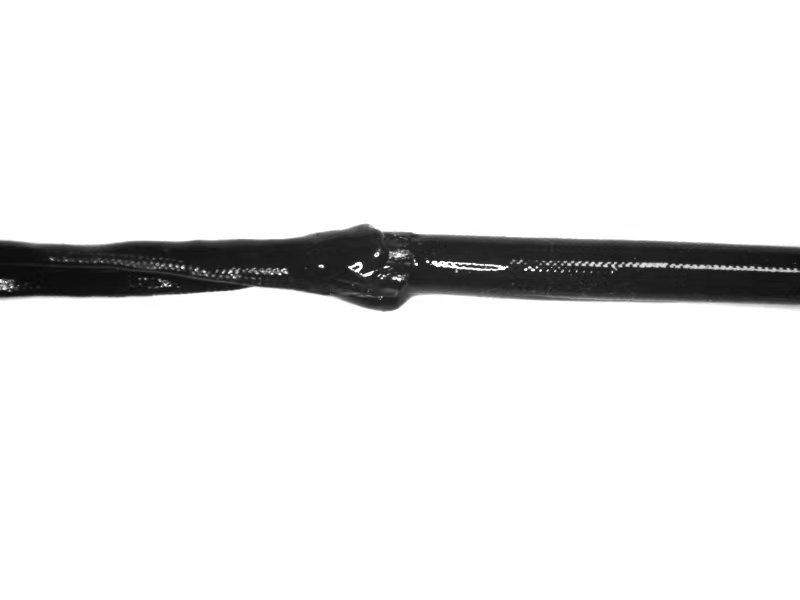
#> input picture Scripts/DefectDetection/images/1.jpg, 800 x 600 px; its folder holds 4 pictures in this run
$ python detect.py
#> lines starting #> are read from the running program, lines starting #| are printed output that depends on the picture; after the words box and inside, x2 and y2 are one past the last pixel; in counts of white or black regions, pixels touching at a corner belong together
import os
import cv2
import numpy as np
import matplotlib.pyplot as plt

# 列出 'images' 目录中的所有图片
images_directory = 'images'
image_files = [f for f in os.listdir(images_directory) if os.path.isfile(os.path.join(images_directory, f))]

# 定义一个函数来处理单个图像
def process_image(image_path):
    ############################################
    # 读取图像，并转化成灰度图
    ############################################
    # 读取图像
#> called with image_path = 'images/1.jpg'
    image = cv2.imread(image_path, cv2.IMREAD_COLOR)
#> image is the input picture: shape (600, 800, 3); min 8, max 255, mean 234.7
    if image is None:
        print(f"Error loading image {image_path}")
        return None
    # 转换颜色空间到灰度
    gray = cv2.cvtColor(image, cv2.COLOR_BGR2GRAY)

    ############################################
    # 斑点检测
    ############################################
    # 应用阈值
    _, thresh = cv2.threshold(gray, 240, 255, cv2.THRESH_BINARY)
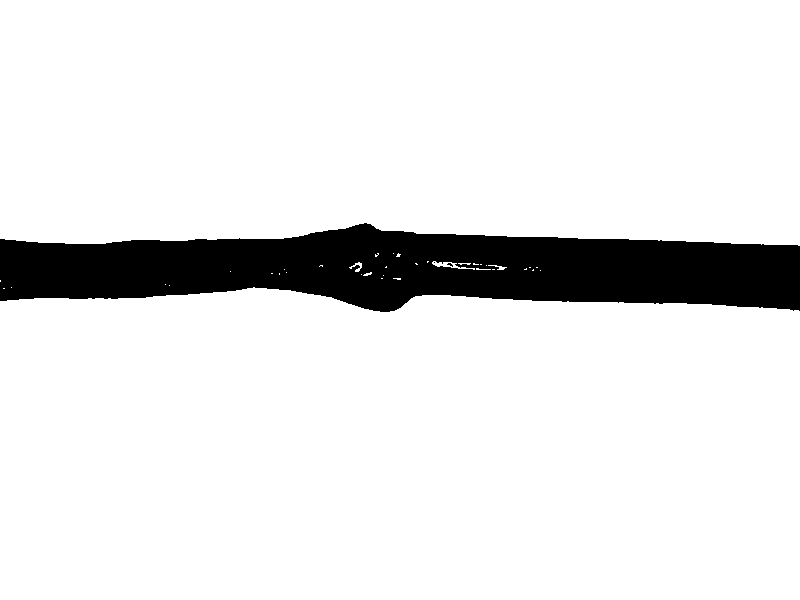
#> thresh: shape (600, 800); 89.9% white; 3 black regions (2 under 20 px), largest, box (x1, y1, x2, y2) and area: (0, 223, 800, 312) 48543
    # 使用形态学操作去噪和连接斑点
    kernel = np.ones((3,8),np.uint8)
    opening = cv2.morphologyEx(thresh, cv2.MORPH_CLOSE, kernel, iterations=3)
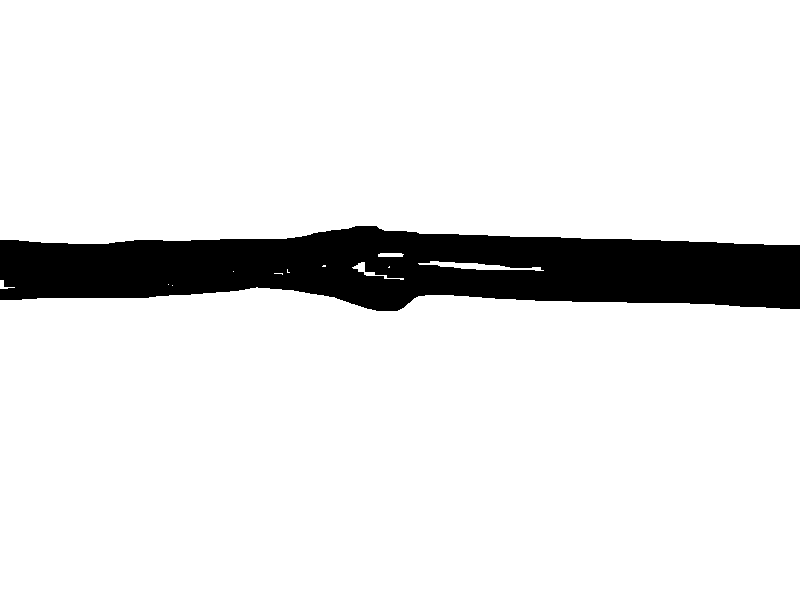
#> opening: shape (600, 800); 90% white; 1 black region
    # 确定斑点位置
    contours, _ = cv2.findContours(opening, cv2.RETR_EXTERNAL, cv2.CHAIN_APPROX_SIMPLE)
#> contours = 13 contours, 7 with area under 20; largest, box (x1, y1, x2, y2) and area: (0, 287, 800, 600) 239306, (0, 0, 800, 245) 189780, (418, 261, 544, 271) 378, (352, 262, 404, 280) 106, (378, 253, 404, 257) 70, (0, 280, 15, 289) 29
    # 设置面积阈值
    area_threshold = 5000  # 根据需要调整这个值
    # 过滤面积大于阈值的斑点
    filtered_contours = [contour for contour in contours if cv2.contourArea(contour) < area_threshold]
#> filtered_contours = 11 contours, 7 with area under 20; largest, box (x1, y1, x2, y2) and area: (418, 261, 544, 271) 378, (352, 262, 404, 280) 106, (378, 253, 404, 257) 70, (0, 280, 15, 289) 29
    # 在原图上绘制过滤后的斑点位置
    contour_image = image.copy()
    cv2.drawContours(contour_image, filtered_contours, -1, (0, 255, 0), 2)
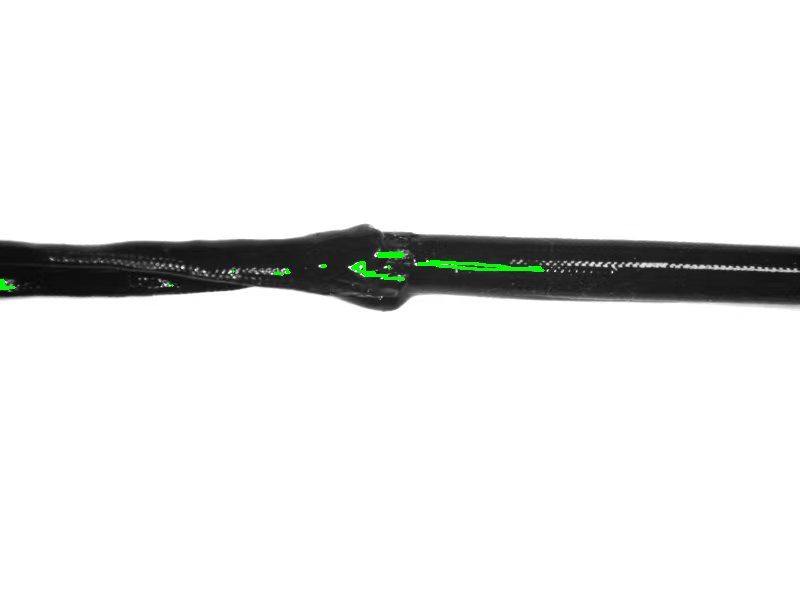
#> contour_image: shape (600, 800, 3); 0.28% of pixels changed, all inside (x1, y1, x2, y2) = (0, 252, 545, 290)

    ############################################
    # 直线检测
    ############################################
    # 使用Canny边缘检测
    edges = cv2.Canny(gray, 50, 150, apertureSize=3)
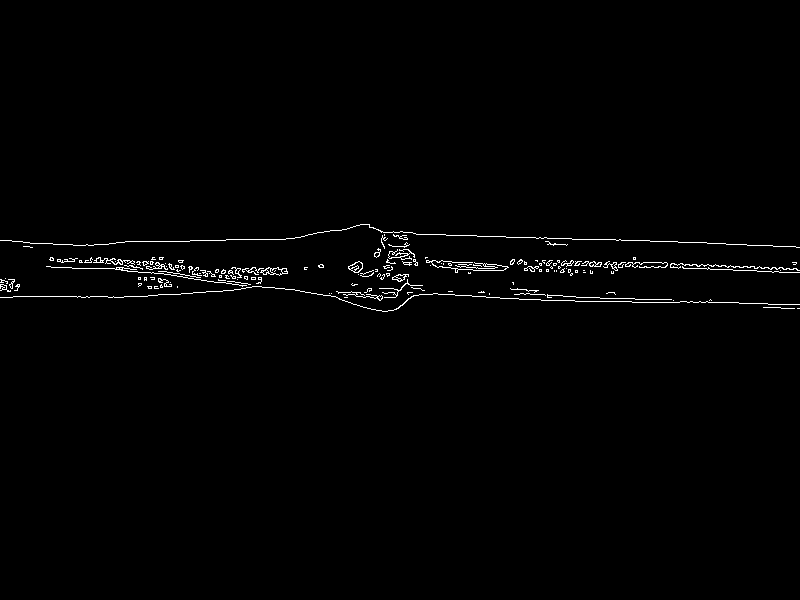
#> edges: shape (600, 800); 1.1% white in thin lines or dots, all inside (x1, y1, x2, y2) = (0, 224, 800, 312)
    # 使用霍夫变换检测直线
    lines = cv2.HoughLinesP(edges, 1, np.pi / 180, 100, minLineLength=100, maxLineGap=10)
#> lines = [[589, 239, 746, 244], [541, 300, 672, 302], [72, 268, 198, 268], [535, 260, 660, 266], [13, 296, 147, 296], [116, 242, 225, 240]]
    # 判断直线数量和形状
    if lines is not None:
        # 假设两条直线都应该是垂直或水平的
        angles = []
        for line in lines:
            x1, y1, x2, y2 = line[0]
            angle = np.arctan2(y2 - y1, x2 - x1) * 180 / np.pi
            angles.append(angle)
#> this loop made 6 passes
#> (x1, y1, x2, y2, angle) on passes 1 to 6: (589, 239, 746, 244, 1.82), (541, 300, 672, 302, 0.875), (72, 268, 198, 268, 0), (535, 260, 660, 266, 2.75), (13, 296, 147, 296, 0), (116, 242, 225, 240, -1.05)
#> after the loop, angles = [1.82, 0.875, 0, 2.75, 0, -1.05]
        # 判断角度是否接近垂直或水平 判断斑点个数是否小于等于2
        if all(abs(angle) < 5 or abs(angle - 90) < 5 for angle in angles) and (len(filtered_contours) <= 2):
            # 在图像上标注“合格”
            cv2.putText(image, 'OK', (50, 50), cv2.FONT_HERSHEY_SIMPLEX, 1, (0, 255, 0), 2, cv2.LINE_AA)
        else:
            # 在图像上标注“不合格”
            cv2.putText(image, 'NG', (50, 50), cv2.FONT_HERSHEY_SIMPLEX, 1, (0, 0, 255), 2, cv2.LINE_AA)
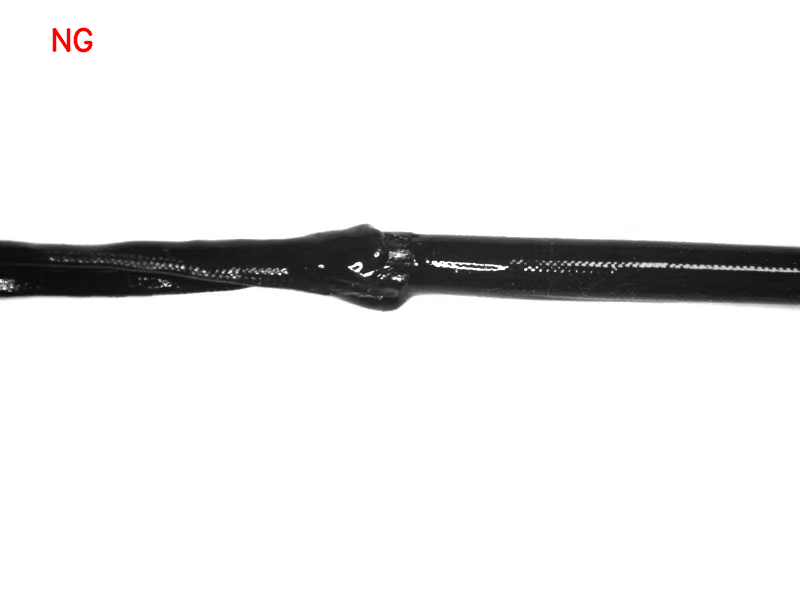
#> image: shape (600, 800, 3); 0.13% of pixels changed, all inside (x1, y1, x2, y2) = (52, 27, 93, 53)
    else:
        # 如果不是两条直线，标注“不合格”
        cv2.putText(image, 'NG', (50, 50), cv2.FONT_HERSHEY_SIMPLEX, 1, (0, 0, 255), 2, cv2.LINE_AA)
    # 转换颜色空间到RGB
    image = cv2.cvtColor(image, cv2.COLOR_BGR2RGB)
    return image, contour_image, edges

# 创建子图网格
fig, axs = plt.subplots(len(image_files), 3, figsize=(20, 5 * len(image_files)))
fig.tight_layout(pad=3.0)

# 遍历所有图片并处理
for i, image_file in enumerate(image_files):
    image_path = os.path.join(images_directory, image_file)
    processed_images = process_image(image_path)
    if processed_images is not None:
        original, contours, edges = processed_images
        axs[i, 0].imshow(original)
        axs[i, 0].set_title('Original Image')
        axs[i, 0].axis('off')

        axs[i, 1].imshow(contours)
        axs[i, 1].set_title('Contours')
        axs[i, 1].axis('off')

        axs[i, 2].imshow(edges, cmap='gray')
        axs[i, 2].set_title('Edges')
        axs[i, 2].axis('off')
#> pass 2 of the loop `for i, image_file in enumerate(image_files):`:
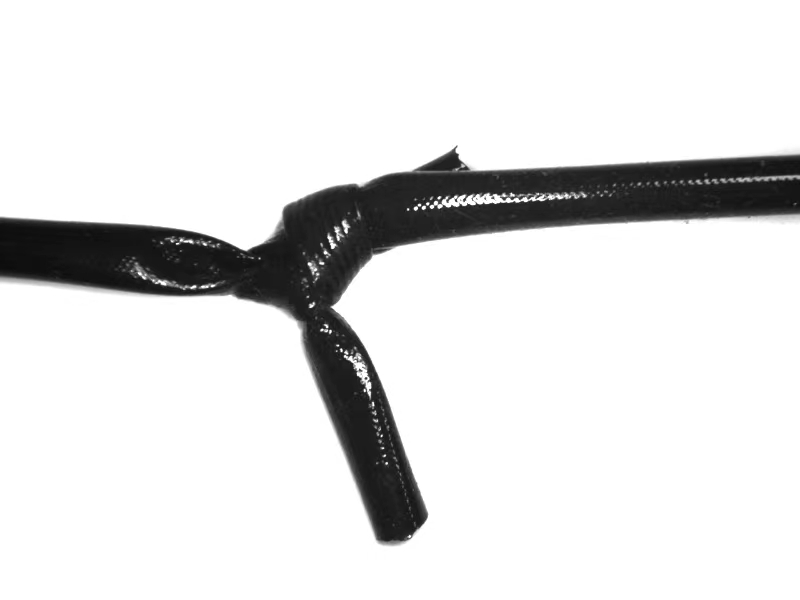
#> input picture Scripts/DefectDetection/images/2.jpg, 800 x 600 px
#> in process_image, image is the input picture: shape (600, 800, 3); min 12, max 255, mean 225.1
#> thresh: shape (600, 800); 85.2% white; 2 black regions (1 under 20 px), largest, box (x1, y1, x2, y2) and area: (0, 145, 800, 547) 71140
#> opening: shape (600, 800); 85.6% white; 1 black region
#> contours = 18 contours, 14 with area under 20; largest, box (x1, y1, x2, y2) and area: (0, 220, 800, 600) 256878, (0, 0, 800, 250) 150133, (411, 193, 571, 210) 858, (331, 222, 350, 249) 102
#> filtered_contours = 16 contours, 14 with area under 20; largest, box (x1, y1, x2, y2) and area: (411, 193, 571, 210) 858, (331, 222, 350, 249) 102
#> contour_image: shape (600, 800, 3); 0.33% of pixels changed, all inside (x1, y1, x2, y2) = (140, 192, 572, 465)
#> in process_image (call 2), `edges = cv2.Canny(gray, 50, 150, apertureSize=3)`:
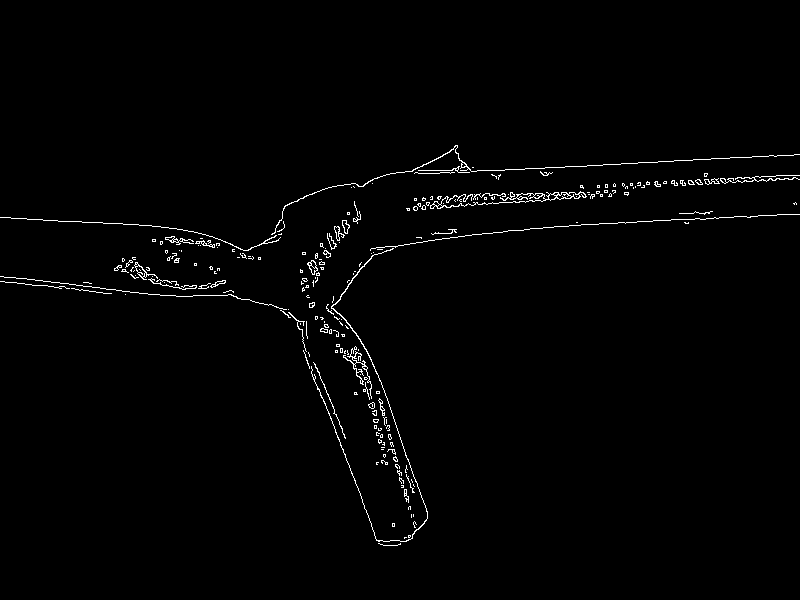
#> edges: shape (600, 800); 1.3% white in thin lines or dots, all inside (x1, y1, x2, y2) = (0, 145, 800, 546)
#> lines = [[426, 173, 799, 154], [684, 219, 797, 214], [428, 240, 571, 225], [0, 217, 160, 226], [623, 186, 791, 175], [407, 210, 515, 201], [674, 185, 797, 178], [0, 276, 162, 295], [303, 351, 345, 455], [572, 225, 683, 219], [505, 199, 612, 190], [418, 203, 521, 196]]
#> the loop in process_image (call 2), `for line in lines:` made 12 passes
#> (x1, y1, x2, y2, angle) on passes 1 to 8: (426, 173, 799, 154, -2.92), (684, 219, 797, 214, -2.53), (428, 240, 571, 225, -5.99), (0, 217, 160, 226, 3.22), (623, 186, 791, 175, -3.75), (407, 210, 515, 201, -4.76), (674, 185, 797, 178, -3.26), (0, 276, 162, 295, 6.69)
#> after the loop in process_image (call 2), `for line in lines:`: angles = [-2.92, -2.53, -5.99, 3.22, -3.75, -4.76, -3.26, 6.69, 68.01, -3.09, -4.81, -3.89]
#> in process_image (call 2), `cv2.putText(image, 'NG', (50, 50), cv2.FONT_HERSHEY_SIMPLEX, 1, (0, 0,..`:
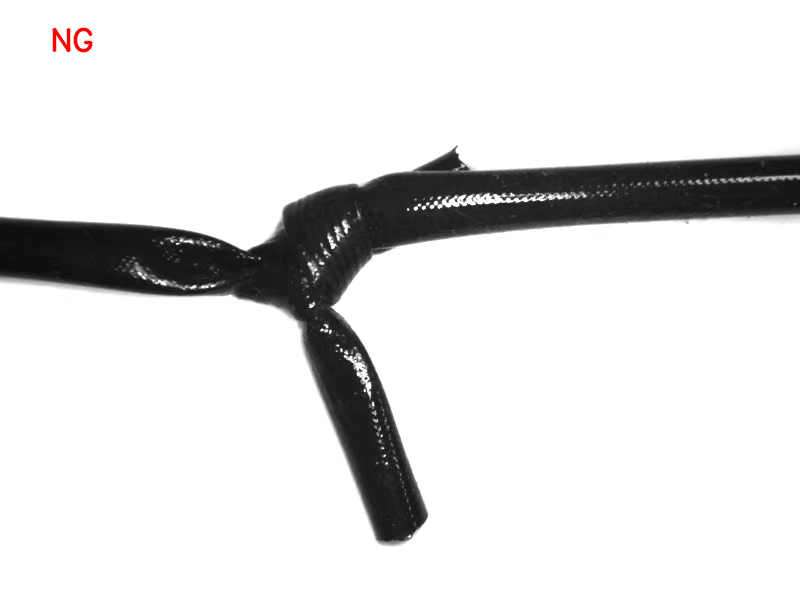
#> image: shape (600, 800, 3); 0.13% of pixels changed, all inside (x1, y1, x2, y2) = (52, 27, 93, 53)
#> pass 3 of the loop `for i, image_file in enumerate(image_files):`:
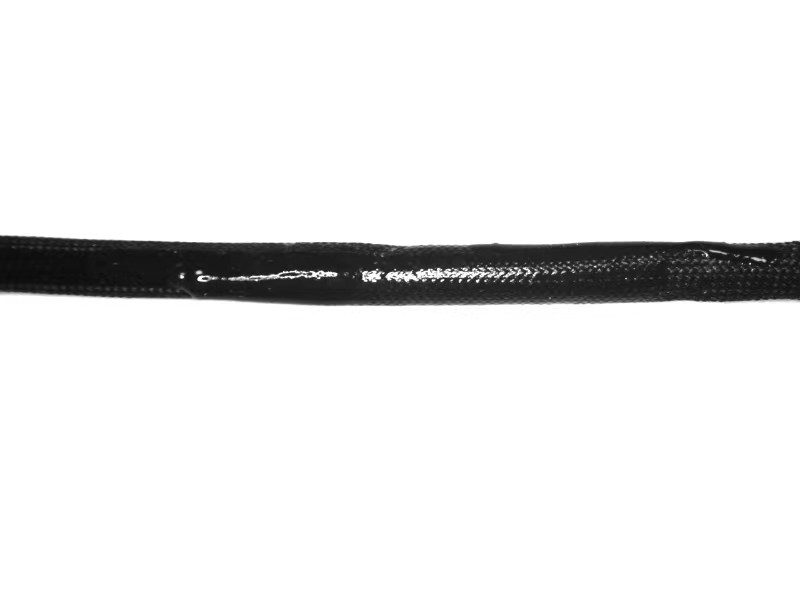
#> input picture Scripts/DefectDetection/images/3.jpg, 800 x 600 px
#> in process_image, image is the input picture: shape (600, 800, 3); min 10, max 255, mean 234.4
#> thresh: shape (600, 800); 89.9% white; 3 black regions (2 under 20 px), largest, box (x1, y1, x2, y2) and area: (0, 235, 800, 307) 48264
#> opening: shape (600, 800); 90.3% white; 1 black region
#> contours = 5 contours; box (x1, y1, x2, y2) and area: (0, 295, 800, 600) 236878, (0, 0, 800, 246) 192253, (366, 268, 539, 282) 1354, (256, 271, 340, 281) 256, (184, 276, 236, 281) 50
#> filtered_contours = 3 contours; box (x1, y1, x2, y2) and area: (366, 268, 539, 282) 1354, (256, 271, 340, 281) 256, (184, 276, 236, 281) 50
#> contour_image: shape (600, 800, 3); 0.37% of pixels changed, all inside (x1, y1, x2, y2) = (183, 267, 540, 283)
#> in process_image (call 3), `edges = cv2.Canny(gray, 50, 150, apertureSize=3)`:
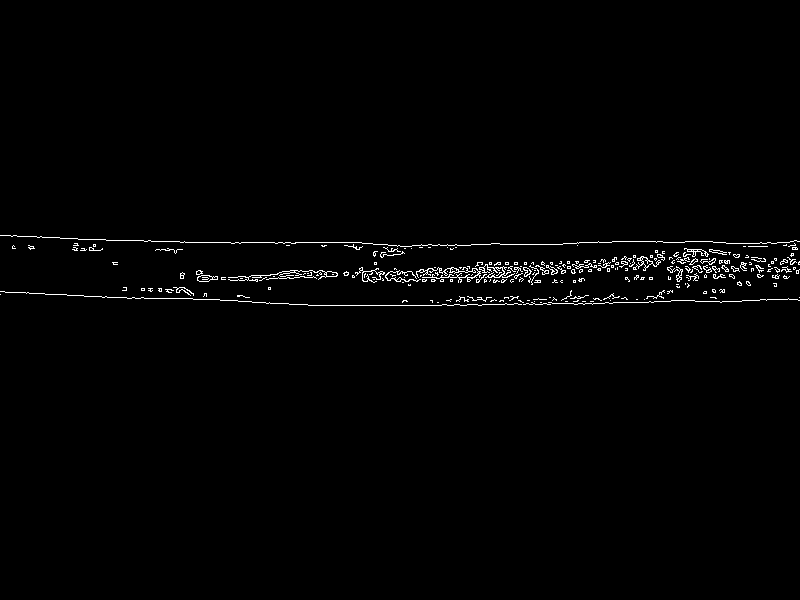
#> edges: shape (600, 800); 1.2% white in thin lines or dots, all inside (x1, y1, x2, y2) = (0, 235, 800, 306)
#> lines = 14 rows, first 6: [180, 242, 361, 242], [263, 278, 658, 264], [299, 274, 399, 270], [273, 276, 729, 260], [670, 271, 799, 269], [352, 277, 533, 277]
#> the loop in process_image (call 3), `for line in lines:` made 14 passes
#> (x1, y1, x2, y2, angle) on passes 1 to 8: (180, 242, 361, 242, 0), (263, 278, 658, 264, -2.03), (299, 274, 399, 270, -2.29), (273, 276, 729, 260, -2.01), (670, 271, 799, 269, -0.888), (352, 277, 533, 277, 0), (67, 295, 168, 298, 1.7), (352, 276, 578, 268, -2.03)
#> after the loop in process_image (call 3), `for line in lines:`: angles = [0, -2.03, -2.29, -2.01, -0.888, 0, 1.7, -2.03, -1.82, 2.6, -0.895, 0, -2.13, 0]
#> in process_image (call 3), `cv2.putText(image, 'NG', (50, 50), cv2.FONT_HERSHEY_SIMPLEX, 1, (0, 0,..`:
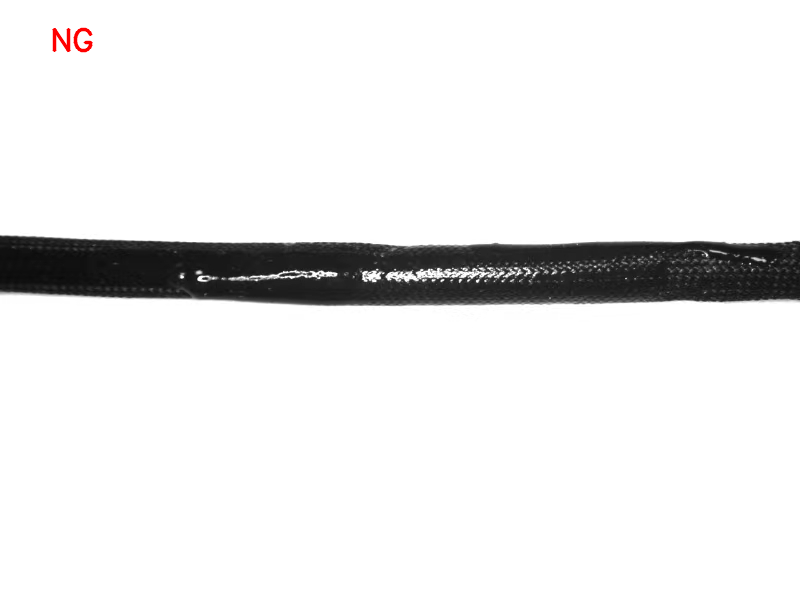
#> image: shape (600, 800, 3); 0.13% of pixels changed, all inside (x1, y1, x2, y2) = (52, 27, 93, 53)
#> the loop made 4 passes; the first 3 are shown
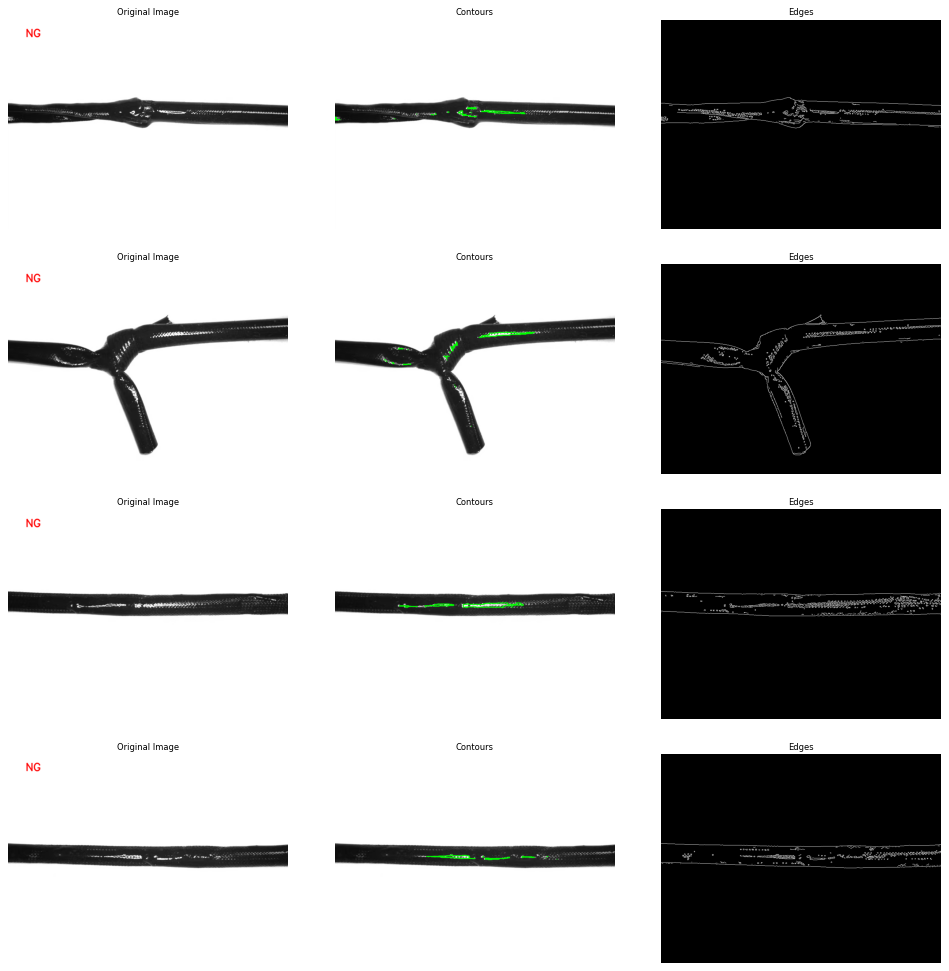
#> figure drawn by matplotlib, 12 panels
